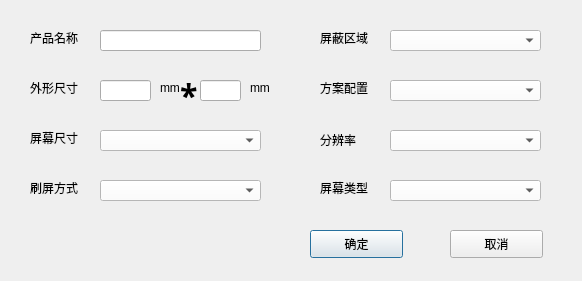
<?xml version="1.0" encoding="UTF-8"?>
<ui version="4.0">
 <class>add_promodel</class>
 <widget class="QDialog" name="add_promodel">
  <property name="geometry">
   <rect>
    <x>0</x>
    <y>0</y>
    <width>582</width>
    <height>281</height>
   </rect>
  </property>
  <property name="windowTitle">
   <string>Dialog</string>
  </property>
  <property name="styleSheet">
   <string notr="true"/>
  </property>
  <widget class="QPushButton" name="pushButton_2">
   <property name="geometry">
    <rect>
     <x>310</x>
     <y>230</y>
     <width>93</width>
     <height>28</height>
    </rect>
   </property>
   <property name="text">
    <string>确定</string>
   </property>
  </widget>
  <widget class="QPushButton" name="pushButton_3">
   <property name="geometry">
    <rect>
     <x>450</x>
     <y>230</y>
     <width>93</width>
     <height>28</height>
    </rect>
   </property>
   <property name="text">
    <string>取消</string>
   </property>
  </widget>
  <widget class="QComboBox" name="comboBox_7">
   <property name="geometry">
    <rect>
     <x>390</x>
     <y>30</y>
     <width>151</width>
     <height>21</height>
    </rect>
   </property>
   <property name="styleSheet">
    <string notr="true">background:rgb(255, 255, 255)</string>
   </property>
  </widget>
  <widget class="QLabel" name="label_3">
   <property name="geometry">
    <rect>
     <x>320</x>
     <y>180</y>
     <width>60</width>
     <height>16</height>
    </rect>
   </property>
   <property name="text">
    <string>屏幕类型</string>
   </property>
  </widget>
  <widget class="QComboBox" name="comboBox">
   <property name="geometry">
    <rect>
     <x>390</x>
     <y>130</y>
     <width>151</width>
     <height>21</height>
    </rect>
   </property>
   <property name="styleSheet">
    <string notr="true">background:rgb(255, 255, 255)</string>
   </property>
  </widget>
  <widget class="QLabel" name="label_11">
   <property name="geometry">
    <rect>
     <x>320</x>
     <y>80</y>
     <width>60</width>
     <height>16</height>
    </rect>
   </property>
   <property name="text">
    <string>方案配置</string>
   </property>
  </widget>
  <widget class="QComboBox" name="comboBox_10">
   <property name="geometry">
    <rect>
     <x>100</x>
     <y>180</y>
     <width>161</width>
     <height>21</height>
    </rect>
   </property>
   <property name="styleSheet">
    <string notr="true">background:rgb(255, 255, 255)</string>
   </property>
  </widget>
  <widget class="QComboBox" name="comboBox_5">
   <property name="geometry">
    <rect>
     <x>100</x>
     <y>130</y>
     <width>161</width>
     <height>21</height>
    </rect>
   </property>
   <property name="styleSheet">
    <string notr="true">background:rgb(255, 255, 255)</string>
   </property>
  </widget>
  <widget class="QComboBox" name="comboBox_9">
   <property name="geometry">
    <rect>
     <x>390</x>
     <y>80</y>
     <width>151</width>
     <height>21</height>
    </rect>
   </property>
   <property name="styleSheet">
    <string notr="true">background:rgb(255, 255, 255)</string>
   </property>
  </widget>
  <widget class="QComboBox" name="comboBox_2">
   <property name="geometry">
    <rect>
     <x>390</x>
     <y>180</y>
     <width>151</width>
     <height>21</height>
    </rect>
   </property>
   <property name="styleSheet">
    <string notr="true">background:rgb(255, 255, 255)</string>
   </property>
  </widget>
  <widget class="QLabel" name="label_12">
   <property name="geometry">
    <rect>
     <x>30</x>
     <y>130</y>
     <width>61</width>
     <height>16</height>
    </rect>
   </property>
   <property name="text">
    <string>屏幕尺寸</string>
   </property>
  </widget>
  <widget class="QLabel" name="label_6">
   <property name="geometry">
    <rect>
     <x>30</x>
     <y>80</y>
     <width>61</width>
     <height>16</height>
    </rect>
   </property>
   <property name="text">
    <string>外形尺寸</string>
   </property>
  </widget>
  <widget class="QLabel" name="label_9">
   <property name="geometry">
    <rect>
     <x>320</x>
     <y>30</y>
     <width>60</width>
     <height>16</height>
    </rect>
   </property>
   <property name="text">
    <string>屏蔽区域</string>
   </property>
  </widget>
  <widget class="QLabel" name="label_4">
   <property name="geometry">
    <rect>
     <x>320</x>
     <y>130</y>
     <width>61</width>
     <height>20</height>
    </rect>
   </property>
   <property name="text">
    <string>分辨率</string>
   </property>
  </widget>
  <widget class="QLabel" name="label_7">
   <property name="geometry">
    <rect>
     <x>30</x>
     <y>180</y>
     <width>61</width>
     <height>16</height>
    </rect>
   </property>
   <property name="text">
    <string>刷屏方式</string>
   </property>
  </widget>
  <widget class="QLabel" name="label">
   <property name="geometry">
    <rect>
     <x>30</x>
     <y>30</y>
     <width>61</width>
     <height>16</height>
    </rect>
   </property>
   <property name="text">
    <string>产品名称</string>
   </property>
  </widget>
  <widget class="QLineEdit" name="lineEdit">
   <property name="geometry">
    <rect>
     <x>100</x>
     <y>30</y>
     <width>161</width>
     <height>21</height>
    </rect>
   </property>
  </widget>
  <widget class="QLineEdit" name="lineEdit_2">
   <property name="geometry">
    <rect>
     <x>100</x>
     <y>80</y>
     <width>51</width>
     <height>21</height>
    </rect>
   </property>
  </widget>
  <widget class="QLineEdit" name="lineEdit_3">
   <property name="geometry">
    <rect>
     <x>200</x>
     <y>80</y>
     <width>41</width>
     <height>21</height>
    </rect>
   </property>
  </widget>
  <widget class="QLabel" name="label_2">
   <property name="geometry">
    <rect>
     <x>180</x>
     <y>80</y>
     <width>20</width>
     <height>31</height>
    </rect>
   </property>
   <property name="font">
    <font>
     <family>Adobe Arabic</family>
     <pointsize>24</pointsize>
     <weight>75</weight>
     <bold>true</bold>
    </font>
   </property>
   <property name="text">
    <string>*</string>
   </property>
  </widget>
  <widget class="QLabel" name="label_5">
   <property name="geometry">
    <rect>
     <x>250</x>
     <y>80</y>
     <width>21</width>
     <height>16</height>
    </rect>
   </property>
   <property name="text">
    <string>mm</string>
   </property>
  </widget>
  <widget class="QLabel" name="label_8">
   <property name="geometry">
    <rect>
     <x>160</x>
     <y>80</y>
     <width>21</width>
     <height>16</height>
    </rect>
   </property>
   <property name="text">
    <string>mm</string>
   </property>
  </widget>
 </widget>
 <resources/>
 <connections/>
</ui>
